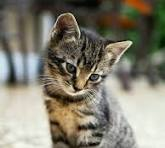
#> input picture image.jpeg, 165 x 148 px
$ jupyter execute 4_p.ipynb
#> lines starting #> are read from the running program, lines starting #| are printed output that depends on the picture
# 4. Write a python program to extract color channels (Red, Green, Blue) from an RGB image.

[cell 1]
import cv2
import matplotlib.pyplot as plt

[cell 2]
img = cv2.imread("image.jpeg")
#> img is the input picture: shape (148, 165, 3); mean B, G, R 112.3, 126.7, 130.2
img = cv2.cvtColor(img, cv2.COLOR_BGR2RGB)

[cell 3]
red_channel = img[:, :, 0]
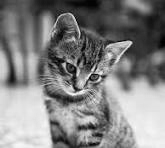
#> red_channel: shape (148, 165); min 0, max 254, mean 130.2
green_channel =  img[:, :, 1]
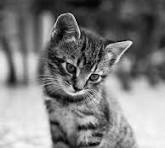
#> green_channel: shape (148, 165); min 0, max 254, mean 126.7
blue_channel = img[:, :, 2]
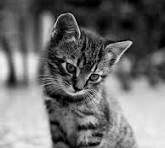
#> blue_channel: shape (148, 165); min 0, max 245, mean 112.3

[cell 4]
plt.figure(figsize=(10, 10))

plt.subplot(2, 2, 1)
plt.imshow(img)
plt.title("Original Image")

plt.subplot(2, 2, 2)
plt.imshow(red_channel, cmap='gray')
plt.title("Red Channel")

plt.subplot(2, 2, 3)
plt.imshow(green_channel, cmap="gray")
plt.title("Green Channel")

plt.subplot(2, 2, 4)
plt.imshow(blue_channel, cmap='gray')
plt.title("Blue Channel")
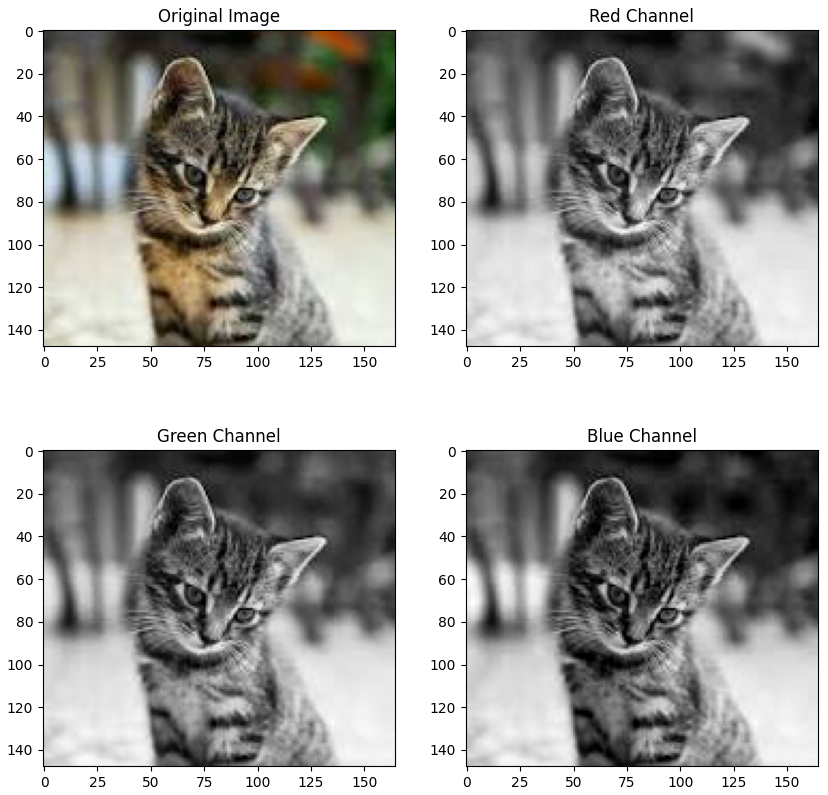
#> figure drawn by matplotlib, 4 panels
